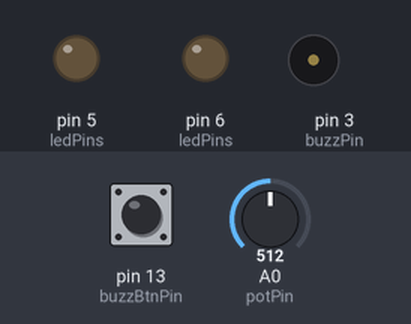
This sketch was run on a simulated Arduino Uno, built with avr-gcc and run on an emulated ATmega328P. Parts: output pins drawn as LEDs (lit = HIGH), buzzer (waves = sounding). Dashed ring = blinking. The inputs (shaded band) are chosen by the test bench; at power-on: pin 13 (buzzBtnPin) HIGH, A0 (potPin) = 512.

Above: at 1.2 s.
1.3 s: pin 13 (buzzBtnPin) pulled LOW for 0.15 s
At 1.63 s:
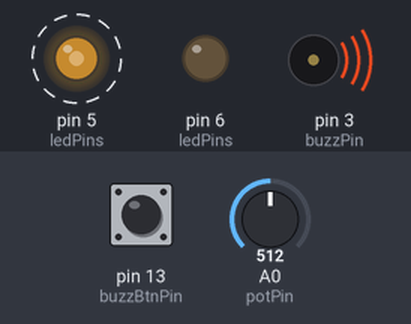
At 2.18 s:
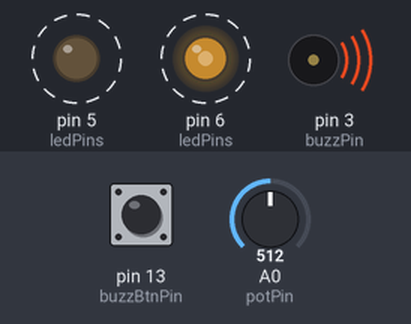
4.3 s: A0 (potPin) set to 716
At 4.77 s:
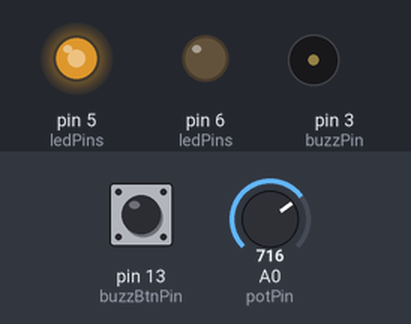
7.3 s: A0 (potPin) set to 900
Timing chart, 0 to 10.3 s (numbered marks = the images above; inputs shaded):
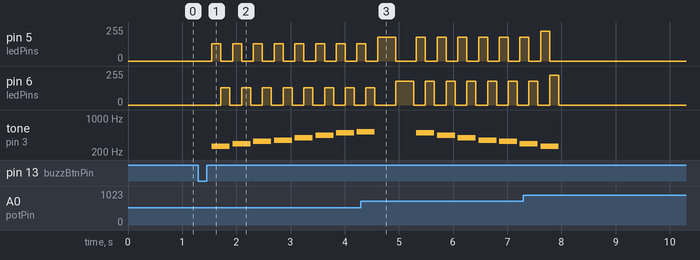

The sketch:

Chiptunes.ino
```cpp
  /* CSE Final Project - Integer
  *  Group Members: Cabanilla, April Anne
  *                Poderoso, Marwin
  *                Quilop, Nestor
  * CYS: BSCS - 2A
  * This program generates musical notes using predefined integer frequencies,
  * similar to how early computers and gaming systems synthesized sound.
  *
  */

  // Define input and output pins
  #define ledPins2 {5, 6} // 2 LEDs for sequential blinking
  #define buzzPin 3 // Buzzer
  #define buzzBtnPin 13 // Button to control buzzer
  #define potPin A0 // Potentiometer

  // Define musical notes
  #define noteC4  262
  #define noteD4  294
  #define noteE4  330
  #define noteF4  349
  #define noteG4  392
  #define noteA4  440
  #define noteB4  494
  #define noteC5  523
  #define noteD5  587
  #define noteE5  659
  #define noteF5  698
  #define noteG5  784
  #define noteA5  880
  #define noteB5  988
  #define noteC6  1047
  #define rest     0

  // "Do Re Mi Fa So La Ti Do" Melody
  int melody2[] = {
      noteC4, noteD4, noteE4, noteF4, noteG4, noteA4, noteB4, noteC5, rest, // Ascending
      noteB4, noteA4, noteG4, noteF4, noteE4, noteD4, noteC4 // Descending
  };

  int duration2[] = {
      500, 500, 500, 500, 500, 500, 500, 500, 1000,// Ascending
      500, 500, 500, 500, 500, 500, 500 // Descending
  };


  // "Twinkle Twinkle Little Star"
  int melody1[] = {
      noteC4, noteC4, noteG4, noteG4, noteA4, noteA4, noteG4,
      noteF4, noteF4, noteE4, noteE4, noteD4, noteD4, noteC4,
      noteG4, noteG4, noteF4, noteF4, noteE4, noteE4, noteD4,
      noteG4, noteG4, noteF4, noteF4, noteE4, noteE4, noteD4,
      noteC4, noteC4, noteG4, noteG4, noteA4, noteA4, noteG4,
      noteF4, noteF4, noteE4, noteE4, noteD4, noteD4, noteC4
  };

  int duration1[] = {
      500, 500, 500, 500, 500, 500, 1000,
      500, 500, 500, 500, 500, 500, 1000,
      500, 500, 500, 500, 500, 500, 1000,
      500, 500, 500, 500, 500, 500, 1000,
      500, 500, 500, 500, 500, 500, 1000,
      500, 500, 500, 500, 500, 500, 1000
  };

  // "Mary Had a Little Lamb"
  int melody3[] = {
      noteE4, noteD4, noteC4, noteD4, noteE4, noteE4, noteE4,
      noteD4, noteD4, noteD4, noteE4, noteG4, noteG4,
      noteE4, noteD4, noteC4, noteD4, noteE4, noteE4, noteE4,
      noteE4, noteD4, noteD4, noteE4, noteD4, noteC4
  };

  int duration3[] = {
      300, 300, 300, 300, 300, 300, 600,
      300, 300, 600, 300, 300, 600,
      300, 300, 300, 300, 300, 300, 400,
      300, 300, 300, 300, 300, 600
  };


  // "Star Wars Theme"
  int melody4[] = {
      noteA4, noteA4, noteA4, noteF4, noteC5, noteB4,
      noteA4, noteF4, noteC5, noteB4, noteA4, noteF4,
      noteC5, noteB4, noteA4, noteF4, noteC5, noteB4,
      noteA4, noteA4, noteA4, noteF4, noteC5, noteB4
  };

  int duration4[] = {
      400, 400, 400, 400, 400, 400,
      400, 400, 400, 400, 400, 400,
      400, 400, 400, 400, 400, 400,
      400, 400, 400, 400, 400, 400
  };

  // "Ode to Joy"
  int melody5[] = {
      noteE4, noteE4, noteF4, noteG4, noteG4, noteF4, noteE4, noteD4,
      noteC4, noteC4, noteD4, noteE4, noteE4, noteD4, noteD4,
      noteE4, noteE4, noteF4, noteG4, noteG4, noteF4, noteE4, noteD4,
      noteC4, noteC4, noteD4, noteE4, noteD4, noteC4, noteC4
  };

  int duration5[] = {
      500, 500, 500, 500, 500, 500, 500, 600,
      500, 500, 500, 500, 600, 400, 1000,
      500, 500, 500, 500, 500, 500, 500, 600,
      500, 500, 500, 500, 600, 400, 1000
  };


  int *melodies[] = {melody1, melody2, melody3, melody4, melody5};
  int *durations[] = {duration1, duration2, duration3, duration4, duration5};
  int melodyLengths[] = {42, 16, 26, 24, 30}; // Length for melodies

  int currentSong = 0;
  bool isPlaying = false;

  void setup() {
      pinMode(buzzPin, OUTPUT);
      pinMode(buzzBtnPin, INPUT_PULLUP);
      pinMode(potPin, INPUT);
      int ledPins[] = ledPins2;
      for (int i = 0; i < 2; i++) {
          pinMode(ledPins[i], OUTPUT);
      }
  }

  void loop() {
      handleBuzzer();
  }

  void handleBuzzer() {
      static bool btnPressed = false;
      static unsigned long btnTime = 0; // To track the start time of the button press
      const unsigned long longPress = 500; // 500 milliseconds for long press
      const unsigned long debounceDelay = 100; // 50 milliseconds for debounce

      // Read the current button state
      bool currentBtnState = digitalRead(buzzBtnPin);

      if (currentBtnState == LOW && !btnPressed) {
          // Button was just pressed
          btnPressed = true;
          btnTime = millis(); // Record the time the button was pressed
          delay(debounceDelay); // Debounce delay
      }

      if (currentBtnState == HIGH && btnPressed) {
          // Button was just released
          btnPressed = false;
          delay(debounceDelay); // Debounce delay
          unsigned long pressDuration = millis() - btnTime; // Calculate how long the button was pressed

          if (pressDuration < longPress) {
              // Short press: Change song
              currentSong = (currentSong + 1) % 5; // Change to the next song
              isPlaying = true; // Start playing the new song
              Serial.print("Song changed to: ");
              Serial.println(currentSong);
          } else {
              // Long press: Stop music
              isPlaying = false; // Stop playing
              noTone(buzzPin); // Ensure the buzzer is off
              Serial.println("Music stopped");
          }
      }

      // If a song is currently playing, call playSong
      if (isPlaying) {
          playSong(currentSong);
      }
  }
  // Play the songs
  void playSong(int songIndex) {
      int *melody = melodies[songIndex];
      int *duration = durations[songIndex];
      int length = melodyLengths[songIndex];
      int ledPins[] = ledPins2;

      for (int i = 0; i < length && isPlaying; i++) {
          if (digitalRead(buzzBtnPin) == LOW) {
              noTone(buzzPin);
              isPlaying = false; // Stop playing when the button is pressed
              Serial.println("Song stopped by button press.");
              return;
          }

          int noteDuration = duration[i];
          // ADjust brightness
          int brightness = analogRead(potPin) / 4;

          // Produce sound
          tone(buzzPin, melody[i], noteDuration);

          // Blinking Leds
          for (int j = 0; j < 2; j++) {
              analogWrite(ledPins[j], brightness);
              delay(noteDuration / 3); // Blink for one third of the note duration
              analogWrite(ledPins[j], 0);
          }

          noTone(buzzPin);
          delay(50);
      }

      isPlaying = false;
  }
```

Measured:
- after the input at 1.3 s, pin 5 (ledPins): alternates 128/255 for 0.17 s and 0/255 for 0.22 s, starting after 0.25 s; pin 6 (ledPins): alternates 128/255 for 0.17 s and 0/255 for 0.22 s, starting after 0.42 s
